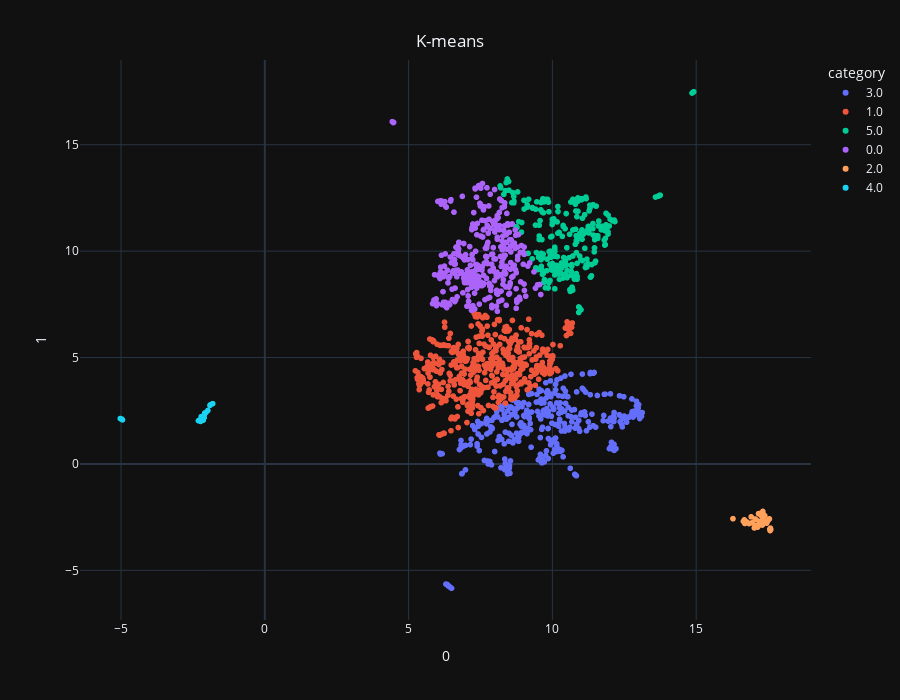

The notebook cell this image was saved under:
### Code cell
build_scatter_2d(df, projections, 'K-means')

### Figure 1 — Plotly figure (JSON) as saved in the notebook; plotly's stock layout.template omitted (floating-point values rounded to 4 significant figures; data arrays with more than 128 entries replaced by an {"elided": "..."} marker saying what was removed)
{"data": [{"hovertemplate": "category=3.0<br>0=%{x}<br>1=%{y}<extra></extra>", "legendgroup": "3.0", "marker": {"color": "#636efa", "symbol": "circle"}, "mode": "markers", "name": "3.0", "showlegend": true, "type": "scattergl", "x": {"elided": "337 float values"}, "xaxis": "x", "y": {"elided": "337 float values"}, "yaxis": "y"}, {"hovertemplate": "category=1.0<br>0=%{x}<br>1=%{y}<extra></extra>", "legendgroup": "1.0", "marker": {"color": "#EF553B", "symbol": "circle"}, "mode": "markers", "name": "1.0", "showlegend": true, "type": "scattergl", "x": {"elided": "453 float values"}, "xaxis": "x", "y": {"elided": "453 float values"}, "yaxis": "y"}, {"hovertemplate": "category=5.0<br>0=%{x}<br>1=%{y}<extra></extra>", "legendgroup": "5.0", "marker": {"color": "#00cc96", "symbol": "circle"}, "mode": "markers", "name": "5.0", "showlegend": true, "type": "scattergl", "x": {"elided": "247 float values"}, "xaxis": "x", "y": {"elided": "247 float values"}, "yaxis": "y"}, {"hovertemplate": "category=0.0<br>0=%{x}<br>1=%{y}<extra></extra>", "legendgroup": "0.0", "marker": {"color": "#ab63fa", "symbol": "circle"}, "mode": "markers", "name": "0.0", "showlegend": true, "type": "scattergl", "x": {"elided": "330 float values"}, "xaxis": "x", "y": {"elided": "330 float values"}, "yaxis": "y"}, {"hovertemplate": "category=2.0<br>0=%{x}<br>1=%{y}<extra></extra>", "legendgroup": "2.0", "marker": {"color": "#FFA15A", "symbol": "circle"}, "mode": "markers", "name": "2.0", "showlegend": true, "type": "scattergl", "x": [17.34, 17.22, 17.02, 17.45, 16.69, 17.55, 17.32, 17.23, 17.05, 17.35, 17.07, 17.2, 17.24, 17.57, 16.67, 17.26, 17.14, 17.32, 17.17, 16.87, 16.91, 16.68, 17.56, 17.39, 16.84, 17.14, 17.32, 17.3, 16.95, 17.59, 17.26, 16.28, 17.24, 16.64, 17.05, 17.58, 17.59, 17.29, 16.75, 17.5], "xaxis": "x", "y": [-2.725, -2.693, -3.008, -2.783, -2.798, -2.583, -2.594, -2.724, -2.588, -2.449, -2.612, -2.752, -2.401, -3.132, -2.629, -2.315, -2.923, -2.232, -2.336, -2.788, -2.487, -2.721, -3.063, -2.436, -2.803, -2.969, -2.304, -2.872, -2.769, -3.066, -2.399, -2.573, -2.325, -2.698, -2.9, -3.018, -3.089, -2.453, -2.722, -2.666], "yaxis": "y"}, {"hovertemplate": "category=4.0<br>0=%{x}<br>1=%{y}<extra></extra>", "legendgroup": "4.0", "marker": {"color": "#19d3f3", "symbol": "circle"}, "mode": "markers", "name": "4.0", "showlegend": true, "type": "scattergl", "x": [-1.98, -2.307, -2.142, -2.109, -4.982, -2.139, -2.216, -2.208, -2.111, -1.906, -2.213, -4.951, -2.235, -2.048, -1.892, -5.025, -2.156, -4.988, -2.2, -4.98, -2.091, -1.812], "xaxis": "x", "y": [2.512, 2.033, 2.247, 2.297, 2.106, 2.06, 2.178, 2.195, 2.174, 2.756, 2.218, 2.072, 1.998, 2.416, 2.778, 2.133, 2.168, 2.109, 2.184, 2.107, 2.389, 2.832], "yaxis": "y"}], "layout": {"height": 700, "legend": {"title": {"text": "category"}, "tracegroupgap": 0}, "margin": {"t": 60}, "showlegend": true, "title": {"text": "K-means", "x": 0.5, "y": 0.95}, "xaxis": {"anchor": "y", "domain": [0, 1], "title": {"text": "0"}}, "yaxis": {"anchor": "x", "domain": [0, 1], "title": {"text": "1"}}}}
